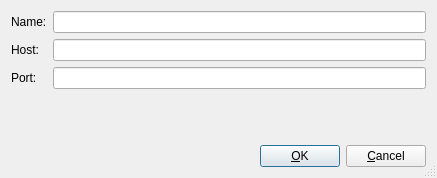
<ui version="4.0" >
 <class>INDIHostConf</class>
 <widget class="QDialog" name="INDIHostConf" >
  <property name="geometry" >
   <rect>
    <x>0</x>
    <y>0</y>
    <width>437</width>
    <height>178</height>
   </rect>
  </property>
  <property name="sizeGripEnabled" >
   <bool>true</bool>
  </property>
  <layout class="QVBoxLayout" >
   <property name="spacing" >
    <number>6</number>
   </property>
   <property name="margin" >
    <number>11</number>
   </property>
   <item>
    <layout class="QHBoxLayout" >
     <property name="spacing" >
      <number>6</number>
     </property>
     <property name="margin" >
      <number>0</number>
     </property>
     <item>
      <layout class="QVBoxLayout" >
       <property name="spacing" >
        <number>6</number>
       </property>
       <property name="margin" >
        <number>0</number>
       </property>
       <item>
        <widget class="QLabel" name="textLabel1_3" >
         <property name="text" >
          <string>Name:</string>
         </property>
        </widget>
       </item>
       <item>
        <widget class="QLabel" name="textLabel1" >
         <property name="text" >
          <string>Host:</string>
         </property>
        </widget>
       </item>
       <item>
        <widget class="QLabel" name="textLabel1_2" >
         <property name="text" >
          <string>Port:</string>
         </property>
        </widget>
       </item>
      </layout>
     </item>
     <item>
      <layout class="QVBoxLayout" >
       <property name="spacing" >
        <number>6</number>
       </property>
       <property name="margin" >
        <number>0</number>
       </property>
       <item>
        <widget class="KLineEdit" name="nameIN" />
       </item>
       <item>
        <widget class="KLineEdit" name="hostname" />
       </item>
       <item>
        <widget class="KLineEdit" name="portnumber" />
       </item>
      </layout>
     </item>
    </layout>
   </item>
   <item>
    <spacer>
     <property name="orientation" >
      <enum>Qt::Vertical</enum>
     </property>
     <property name="sizeType" >
      <enum>QSizePolicy::Expanding</enum>
     </property>
     <property name="sizeHint" stdset="0" >
      <size>
       <width>30</width>
       <height>35</height>
      </size>
     </property>
    </spacer>
   </item>
   <item>
    <layout class="QHBoxLayout" >
     <property name="spacing" >
      <number>6</number>
     </property>
     <property name="margin" >
      <number>0</number>
     </property>
     <item>
      <spacer>
       <property name="orientation" >
        <enum>Qt::Horizontal</enum>
       </property>
       <property name="sizeType" >
        <enum>QSizePolicy::Expanding</enum>
       </property>
       <property name="sizeHint" stdset="0" >
        <size>
         <width>20</width>
         <height>20</height>
        </size>
       </property>
      </spacer>
     </item>
     <item>
      <widget class="QPushButton" name="buttonOk" >
       <property name="text" >
        <string>&amp;OK</string>
       </property>
       <property name="autoDefault" >
        <bool>true</bool>
       </property>
       <property name="default" >
        <bool>true</bool>
       </property>
      </widget>
     </item>
     <item>
      <widget class="QPushButton" name="buttonCancel" >
       <property name="text" >
        <string>&amp;Cancel</string>
       </property>
       <property name="autoDefault" >
        <bool>true</bool>
       </property>
      </widget>
     </item>
    </layout>
   </item>
  </layout>
 </widget>
 <layoutdefault spacing="6" margin="11" />
 <pixmapfunction>qPixmapFromMimeSource</pixmapfunction>
 <customwidgets>
  <customwidget>
   <class>KLineEdit</class>
   <extends>QLineEdit</extends>
   <header>klineedit.h</header>
  </customwidget>
 </customwidgets>
 <tabstops>
  <tabstop>nameIN</tabstop>
  <tabstop>hostname</tabstop>
  <tabstop>portnumber</tabstop>
  <tabstop>buttonOk</tabstop>
  <tabstop>buttonCancel</tabstop>
 </tabstops>
 <resources/>
 <connections>
  <connection>
   <sender>buttonOk</sender>
   <signal>clicked()</signal>
   <receiver>INDIHostConf</receiver>
   <slot>accept()</slot>
   <hints>
    <hint type="sourcelabel" >
     <x>288</x>
     <y>149</y>
    </hint>
    <hint type="destinationlabel" >
     <x>162</x>
     <y>151</y>
    </hint>
   </hints>
  </connection>
  <connection>
   <sender>buttonCancel</sender>
   <signal>clicked()</signal>
   <receiver>INDIHostConf</receiver>
   <slot>reject()</slot>
   <hints>
    <hint type="sourcelabel" >
     <x>386</x>
     <y>147</y>
    </hint>
    <hint type="destinationlabel" >
     <x>386</x>
     <y>101</y>
    </hint>
   </hints>
  </connection>
 </connections>
</ui>
